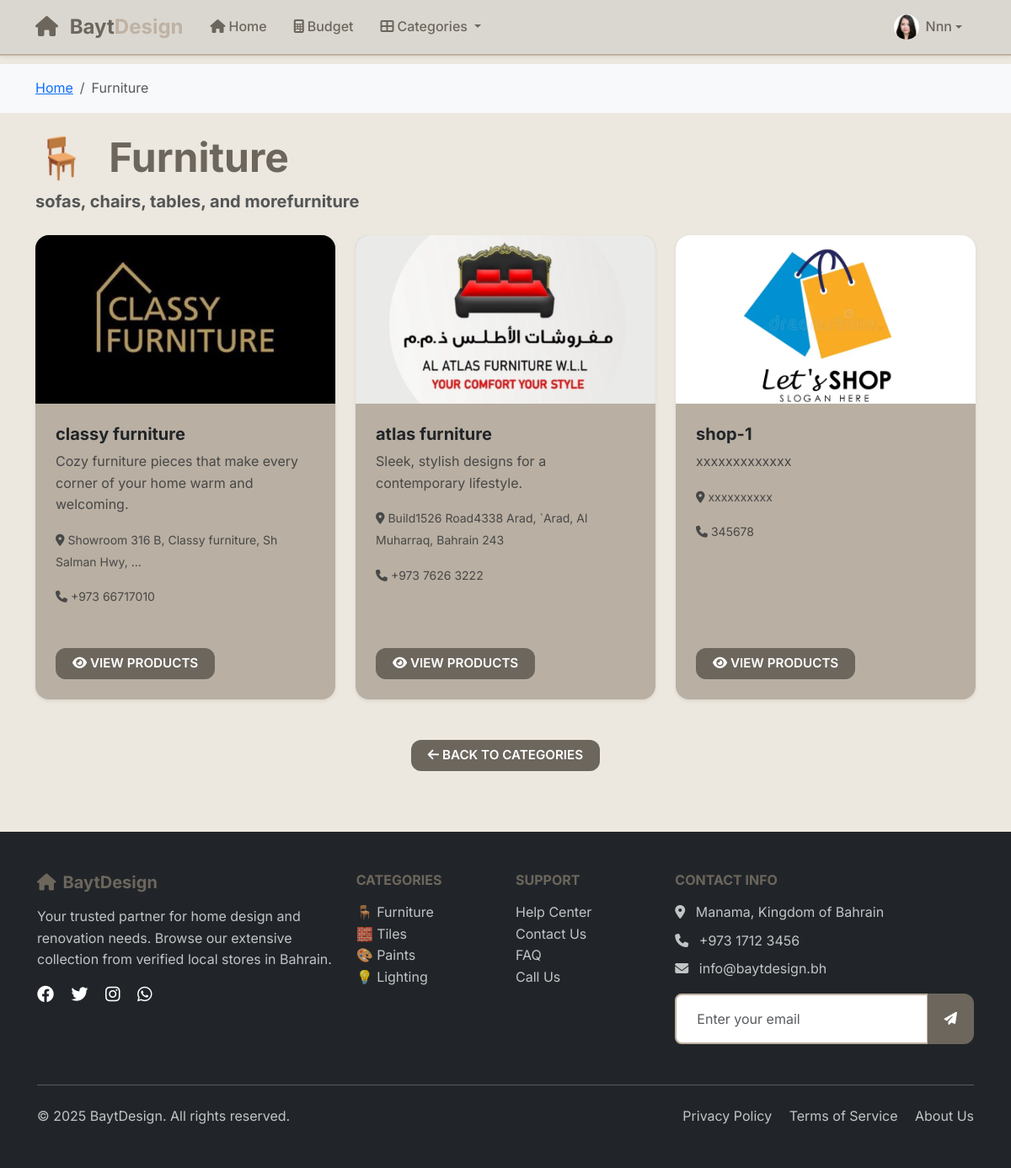
The page /classification/furniture/ (signed in) on the database its author committed.
### main_app/models.py (models this page shows, shortened)
class UserProfile(models.Model):
    user = models.OneToOneField(User, on_delete=models.CASCADE, related_name='userprofile')
    profile_picture = models.ImageField(upload_to='profile_pictures/', blank=True, null=True)

class Classification(models.Model):
    name = models.CharField(max_length=100)
    slug = models.SlugField(unique=True, blank=True)
    icon = models.CharField(max_length=10, blank=True, null=True)
    description = models.TextField(blank=True, null=True)
    image = models.ImageField(upload_to='store_images/', blank=True, null=True)

class Shop(models.Model):
    name = models.CharField(max_length=200)
    classification = models.ForeignKey(Classification, on_delete=models.CASCADE)
    description = models.TextField(blank=True, null=True)
    image = models.ImageField(upload_to='store_images/', blank=True, null=True)
    phone = models.CharField(max_length=20, blank=True, null=True)
    email = models.EmailField(blank=True, null=True)
    address = models.TextField(blank=True, null=True)

### main_app/views.py (the view)
# urls.py: path('classification/<slug:slug>/', views.classification_stores_view, name='classification_stores'),
@login_required
def classification_stores_view(request, slug):
    classification = get_object_or_404(Classification, slug=slug)
    shops = Shop.objects.filter(classification=classification)
    return render(request, 'classification_stores.html', {
        'classification': classification,
        'shops': shops
    })

### main_app/templates/classification_stores.html (shortened to what this page needs)
{% extends 'base.html' %}
{% load static %}
{% block content %}
<nav aria-label="breadcrumb" class="bg-light py-3">
    <div class="container">
        <ol class="breadcrumb mb-0">
            <li class="breadcrumb-item"><a href="{% url 'home' %}">Home</a></li>
            <li class="breadcrumb-item active">{{ classification.name }}</li>
        </ol>
    </div>
</nav>
<div class="container py-4">
    <div class="row align-items-center">
        <div class="col-md-8">
            <h1 class="display-5 fw-bold mb-2">
                <span class="me-3">{{ classification.icon }}</span>
                {{ classification.name }}
            </h1>
            <p class="lead text-muted mb-0">
                {{ classification.description|default:"Browse our collection of "|add:classification.name|lower }}
            </p>
        </div>
    </div>
</div>
<div class="container pb-5">
    {% if shops %}
        <div class="row g-4">
            {% for shop in shops %}
                <div class="col-md-6 col-lg-4">
                    <div class="card shop-card h-100 border-0 shadow-sm">
                        {% if shop.image %}
                            <img src="{{ shop.image.url }}" class="card-img-top" alt="{{ shop.name }}" style="height: 200px; object-fit: cover;">
                        {% else %}
                            <div class="card-img-top bg-light d-flex align-items-center justify-content-center" style="height: 200px;">
                                <i class="fas fa-store fa-3x text-muted"></i>
                            </div>
                        {% endif %}
                        <div class="card-body">
                            <h5 class="card-title">{{ shop.name }}</h5>
                            <p class="card-text text-muted">{{ shop.description|truncatewords:15 }}</p>
                            {% if shop.address %}
                                <p class="card-text">
                                    <small class="text-muted">
                                        <i class="fas fa-map-marker-alt"></i> {{ shop.address|truncatewords:8 }}
                                    </small>
                                </p>
                            {% endif %}
                            {% if shop.phone %}
                                <p class="card-text">
                                    <small class="text-muted">
                                        <i class="fas fa-phone"></i> {{ shop.phone }}
                                    </small>
                                </p>
                            {% endif %}
                        </div>
                        <div class="card-footer bg-transparent border-0">
                            <div class="d-flex justify-content-between align-items-center">
                                <a href="{% url 'shop_products' shop.id %}" class="btn btn-primary">
                                    <i class="fas fa-eye"></i> View Products
                                </a>
                            </div>
                        </div>
                    </div>
                </div>
            {% endfor %}
        </div>
    {% endif %}
</div>
<div class="container pb-4">
    <div class="text-center">
        <a href="{% url 'home' %}" class="btn btn-outline-secondary">
            <i class="fas fa-arrow-left"></i> Back to Categories
        </a>
    </div>
</div>
{% endblock %}

### main_app/templates/base.html (shortened to what this page needs)
{% load static %}
<!DOCTYPE html>
<html lang="en">
  <head>
    <link href="https://cdn.jsdelivr.net/npm/bootstrap@5.3.2/dist/css/bootstrap.min.css" rel="stylesheet">
    <link rel="stylesheet" href="https://cdnjs.cloudflare.com/ajax/libs/font-awesome/6.4.0/css/all.min.css">
    <link rel="stylesheet" href="{% static 'css/base.css' %}" />
  </head>
  <body>
    <nav class="navbar navbar-expand-lg navbar-light bg-white shadow-sm fixed-top">
      <div class="container">
        <a class="navbar-brand fw-bold" href="/">
          <i class="fas fa-home text-primary me-2"></i>
          <span class="text-primary">Bayt</span><span class="text-secondary">Design</span>
        </a>
        <div class="collapse navbar-collapse" id="navbarNav">
          <ul class="navbar-nav me-auto">
            <li class="nav-item">
              <a class="nav-link" href="/">
                <i class="fas fa-home me-1"></i>Home
              </a>
            </li>
            <li class="nav-item">
              <a class="nav-link" href="{% url 'budget' %}">
                <i class="fas fa-calculator me-1"></i>Budget
              </a>
            </li>
            <li class="nav-item dropdown">
              <a class="nav-link dropdown-toggle" href="#" id="navbarDropdown" role="button" data-bs-toggle="dropdown" aria-expanded="false">
                <i class="fas fa-th-large me-1"></i>Categories
              </a>
            </li>
          </ul>
          <ul class="navbar-nav">
            {% if user.is_authenticated %}
              <li class="nav-item dropdown">
                <a class="nav-link dropdown-toggle d-flex align-items-center" href="#" id="userDropdown" role="button" data-bs-toggle="dropdown" aria-expanded="false">
                  <div class="user-avatar me-2">
                    {% if user.userprofile.profile_picture %}
                      <img src="{{ user.userprofile.profile_picture.url }}" alt="Profile Picture" class="rounded-circle" style="width: 30px; height: 30px; object-fit: cover;">
                    {% else %}
                      <i class="fas fa-user-circle" style="font-size: 30px;"></i>
                    {% endif %}
                  </div>
                  {% if user.first_name %}
                    {{ user.first_name|title }}
                  {% else %}
                    {{ user.username|title }}
                  {% endif %}
                </a>
              </li>
            {% endif %}
          </ul>
        </div>
      </div>
    </nav>
    <main class="main-content">
      {% block content %}{% endblock %}
    </main>
    <footer class="bg-dark text-white py-5 mt-5">
      <div class="container">
        <div class="row">
          <div class="col-lg-4 mb-4">
            <h5 class="text-primary mb-3">
              <i class="fas fa-home me-2"></i>BaytDesign
            </h5>
            <p class="text-light opacity-75">
              Your trusted partner for home design and renovation needs.
              Browse our extensive collection from verified local stores in Bahrain.
            </p>
            <div class="social-links">
              <a href="#" class="text-white me-3">
                <i class="fab fa-facebook fa-lg"></i>
              </a>
              <a href="#" class="text-white me-3">
                <i class="fab fa-twitter fa-lg"></i>
              </a>
              <a href="#" class="text-white me-3">
                <i class="fab fa-instagram fa-lg"></i>
              </a>
              <a href="#" class="text-white">
                <i class="fab fa-whatsapp fa-lg"></i>
              </a>
            </div>
          </div>
          <div class="col-lg-2 col-md-6 mb-4">
            <h6 class="text-uppercase mb-3">Categories</h6>
            <ul class="list-unstyled">
              <li><a href="#" class="text-light opacity-75 text-decoration-none">🪑 Furniture</a></li>
              <li><a href="#" class="text-light opacity-75 text-decoration-none">🧱 Tiles</a></li>
              <li><a href="#" class="text-light opacity-75 text-decoration-none">🎨 Paints</a></li>
              <li><a href="#" class="text-light opacity-75 text-decoration-none">💡 Lighting</a></li>
            </ul>
          </div>
          <div class="col-lg-2 col-md-6 mb-4">
            <h6 class="text-uppercase mb-3">Support</h6>
            <ul class="list-unstyled">
              <li><a href="#" class="text-light opacity-75 text-decoration-none">Help Center</a></li>
              <li><a href="#" class="text-light opacity-75 text-decoration-none">Contact Us</a></li>
              <li><a href="#" class="text-light opacity-75 text-decoration-none">FAQ</a></li>
              <li><a href="tel:+97317123456" class="text-light opacity-75 text-decoration-none">Call Us</a></li>
            </ul>
          </div>
          <div class="col-lg-4 mb-4">
            <h6 class="text-uppercase mb-3">Contact Info</h6>
            <p class="text-light opacity-75 mb-2">
              <i class="fas fa-map-marker-alt me-2"></i>
              Manama, Kingdom of Bahrain
            </p>
            <p class="text-light opacity-75 mb-2">
              <i class="fas fa-phone me-2"></i>
              +973 1712 3456
            </p>
            <p class="text-light opacity-75 mb-3">
              <i class="fas fa-envelope me-2"></i>
              info@baytdesign.bh
            </p>
            <form class="newsletter-form">
              <div class="input-group">
                <input type="email" class="form-control" placeholder="Enter your email" required>
                <button class="btn btn-primary" type="submit">
                  <i class="fas fa-paper-plane"></i>
                </button>
              </div>
            </form>
          </div>
        </div>
        <hr class="my-4 opacity-25">
        <div class="row align-items-center">
          <div class="col-md-6">
            <p class="mb-0 text-light opacity-75">
              &copy; {% now "Y" %} BaytDesign. All rights reserved.
            </p>
          </div>
          <div class="col-md-6 text-md-end">
            <a href="#" class="text-light opacity-75 text-decoration-none me-3">Privacy Policy</a>
            <a href="#" class="text-light opacity-75 text-decoration-none me-3">Terms of Service</a>
            <a href="#" class="text-light opacity-75 text-decoration-none">About Us</a>
          </div>
        </div>
      </div>
    </footer>
  </body>
</html>

### main_app/static/css/base.css (style rules this page uses)
:root { --primary-color: #6c665d; --primary-light: #A69B8D; --primary-dark: #5F7161; --secondary-color: #BFB2A3; --accent-color: #dad7d1; --font-primary: 'Inter', sans-serif; --font-heading: 'Inter', serif; --spacing-xs: 0.25rem; --spacing-sm: 0.5rem; --spacing-md: 1rem; --spacing-lg: 1.5rem; --spacing-xl: 2rem; --spacing-xxl: 3rem; --radius-sm: 0.375rem; --radius-md: 0.5rem; --radius-lg: 0.75rem; --radius-xl: 1rem; --radius-round: 50%; --shadow-sm: 0 1px 3px #5F7161; --shadow-md: 0 4px 6px #5F7161; --shadow-lg: 0 10px 15px #5F7161; --btn-hover-shadow: 0 6px 15px #5F7161; }
* { box-sizing: border-box; }
html { scroll-behavior: smooth; }
body { font-family: var(--font-primary); font-size: 16px; line-height: 1.6; color: var(--primary-color); background-color: #ece7df; min-height: 100vh; margin: 0; padding: 0; }
.main-content { padding-top: 76px; min-height: calc(100vh - 76px); }
h1 { font-family: var(--primary-light); font-weight: 700; line-height: 1.2; color: #decfbe; margin-bottom: var(--spacing-md); }
.display-5 { color:#6c665d; }
h2, h3, h4, h5, h6 { font-family: var(--font-heading); font-weight: 700; line-height: 1.2; color: var(--primary-color); margin-bottom: var(--spacing-md); }
.lead { font-size: 1.25em; font-weight: bold; color: var(--accent-color); color: #ecdecf; }
.navbar { background: var(--accent-color) !important; border-bottom: 2px solid var(--secondary-color); box-shadow: var(--shadow-md); }
.navbar-brand { font-weight: 800; font-size: 1.5rem; color: var(--primary-color) !important; }
.nav-link { color: var(--primary-color) !important; font-weight: 500; padding: var(--spacing-sm) var(--spacing-md) !important; border-radius: var(--radius-md); position: relative; }
.btn { border: none; border-radius: var(--radius-lg); padding: 0.45rem 1.25rem; font-weight: 600; font-size: 0.95rem; text-transform: uppercase; cursor: pointer; color: white; background-color: var(--primary-color); transition: box-shadow 0.3s ease; }
.btn-primary, .btn-success, .btn-danger, .btn-info, .btn-warning, .btn-secondary, .btn-primary:hover, .btn-success:hover, .btn-danger:hover, .btn-info:hover, .btn-warning:hover, .btn-secondary:hover, .btn-primary:focus, .btn-success:focus, .btn-danger:focus, .btn-info:focus, .btn-warning:focus, .btn-secondary:focus, .btn-primary:active, .btn-success:active, .btn-danger:active, .btn-info:active, .btn-warning:active, .btn-secondary:active { background-color: var(--primary-color) !important; color: white !important; border: none !important; box-shadow: none !important; outline: none !important; }
.card { background: #a69b8dba; border: none; border-radius: var(--radius-xl); box-shadow: var(--shadow-md); position: relative; overflow: hidden; }
.card-body { padding: var(--spacing-lg); }
.card-footer { background: var(--accent-color); padding: var(--spacing-lg); border-radius: 0 0 var(--radius-xl) var(--radius-xl); }
.form-control { border: 2px solid var(--secondary-color); border-radius: var(--radius-md); padding: var(--spacing-md) var(--spacing-lg); background: white; color: var(--primary-color); font-size: 1rem; }
footer { background: var(--primary-color); color: var(--accent-color); padding: var(--spacing-xl); }
footer a { color: var(--accent-color); text-decoration: none; }
.text-primary { color: var(--primary-color) !important; }
.text-secondary { color: var(--secondary-color) !important; }

### rows shown on the page
Classification: name "Furniture", icon "🪑", description|add "sofas, chairs, tables, and morefurniture"
Shop: image (picture), name "classy furniture", description "Cozy furniture pieces that make every corner of your home warm and welcoming.", address "Showroom 316 B, Classy furniture, Sh Salman Hwy, …", phone "+973 ‏ 66717010"
Shop: image (picture), name "atlas furniture", description "Sleek, stylish designs for a contemporary lifestyle.", address "Build1526 Road4338 Arad, `Arad, Al Muharraq, Bahrain 243", phone "+973 ‏ 3222 7626"
Shop: image (picture), name "shop-1", description "xxxxxxxxxxxxx", address "xxxxxxxxxx", phone "345678"

### other values the page prints
{{ user.first_name|title }} "Nnn"
